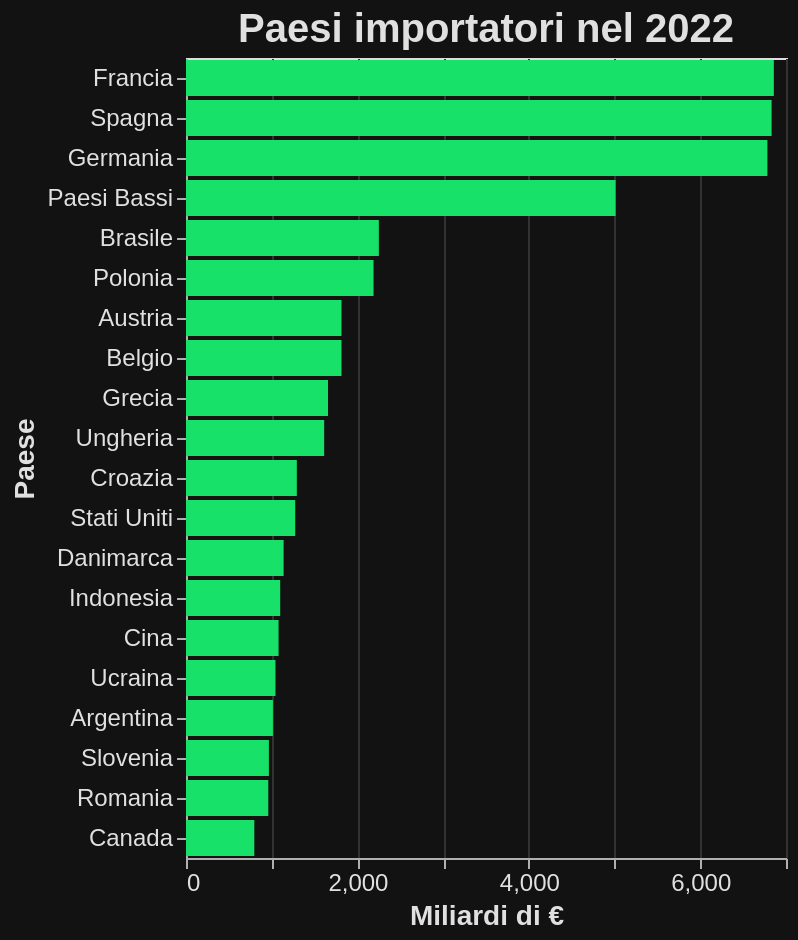

Express this chart as Vega-Lite.
### Vega-Lite specification from a JSON file in a GitHub repository (floating-point values rounded to 4 significant figures)
{"$schema": "https://vega.github.io/schema/vega-lite/v5.17.0.json", "config": {"axis": {"domainColor": "#B0B0B0", "gridColor": "#333333", "labelColor": "#E0E0E0", "labelFontSize": 12, "tickColor": "#B0B0B0", "titleColor": "#E0E0E0", "titleFontSize": 14}, "background": "#121212", "legend": {"labelColor": "#E0E0E0", "titleColor": "#E0E0E0"}, "mark": {"color": "#1f77b4"}, "title": {"color": "#E0E0E0", "fontSize": 20}}, "data": {"name": "data-91c2aee5ad9d080599487ea6b936684b"}, "datasets": {"data-91c2aee5ad9d080599487ea6b936684b": [{"2022": 6858, "Paese": "Francia", "gen-ago 2023": 5104}, {"2022": 6832, "Paese": "Spagna", "gen-ago 2023": 4747}, {"2022": 6783, "Paese": "Germania", "gen-ago 2023": 5054}, {"2022": 5012, "Paese": "Paesi Bassi", "gen-ago 2023": 3855}, {"2022": 2250, "Paese": "Brasile", "gen-ago 2023": 1393}, {"2022": 2188, "Paese": "Polonia", "gen-ago 2023": 1654}, {"2022": 1814, "Paese": "Austria", "gen-ago 2023": 1259}, {"2022": 1814, "Paese": "Belgio", "gen-ago 2023": 1344}, {"2022": 1657, "Paese": "Grecia", "gen-ago 2023": 1545}, {"2022": 1612, "Paese": "Ungheria", "gen-ago 2023": 1128}, {"2022": 1293, "Paese": "Croazia", "gen-ago 2023": 477}, {"2022": 1274, "Paese": "Stati Uniti", "gen-ago 2023": 914}, {"2022": 1139, "Paese": "Danimarca", "gen-ago 2023": 815}, {"2022": 1099, "Paese": "Indonesia", "gen-ago 2023": 710}, {"2022": 1080, "Paese": "Cina", "gen-ago 2023": 631}, {"2022": 1044, "Paese": "Ucraina", "gen-ago 2023": 864}, {"2022": 1014, "Paese": "Argentina", "gen-ago 2023": 558}, {"2022": 967, "Paese": "Slovenia", "gen-ago 2023": 713}, {"2022": 960, "Paese": "Romania", "gen-ago 2023": 576}, {"2022": 797, "Paese": "Canada", "gen-ago 2023": 563}]}, "encoding": {"tooltip": [{"field": "Paese", "type": "nominal"}, {"field": "gen-ago 2023", "type": "quantitative"}], "x": {"field": "2022", "title": "Miliardi di €", "type": "quantitative"}, "y": {"field": "Paese", "sort": "-x", "type": "nominal"}}, "height": 400, "mark": {"color": "#18E169", "type": "bar"}, "title": "Paesi importatori nel 2022", "width": "container"}
